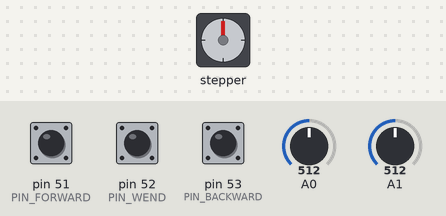
The sketch below on a simulated Arduino Mega 2560, built with avr-gcc and run on an emulated ATmega2560. Shown: stepper motor. Wiring (inferred from the names in the program): stepper motor driver (200 steps per turn assumed): step A3; direction A5. The test bench sets the inputs (shaded band); at power-on: pin 51 (PIN_FORWARD) HIGH, pin 52 (PIN_WEND) HIGH, pin 53 (PIN_BACKWARD) HIGH, A0 = 512, A1 = 512. What the sketch prints to the serial monitor is not drawn.

Above: at 1.2 s.
1.3 s: pin 51 (PIN_FORWARD) pulled LOW for 1 s
At 3.0 s:
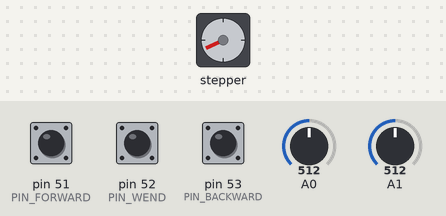
3.8 s: pin 51 (PIN_FORWARD) pulled LOW for 0.15 s
At 4.8 s:
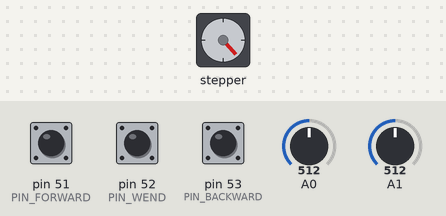
5.4 s: pin 52 (PIN_WEND) pulled LOW for 0.15 s
At 6.1 s:
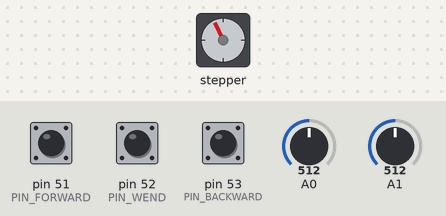
7.0 s: pin 52 (PIN_WEND) pulled LOW for 0.15 s
At 8.3 s:
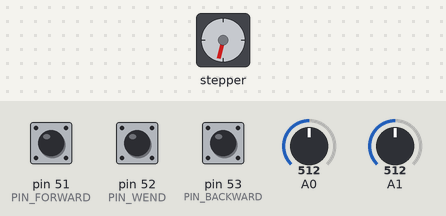
8.6 s: pin 51 (PIN_FORWARD) pulled LOW for 0.15 s
At 9.7 s:
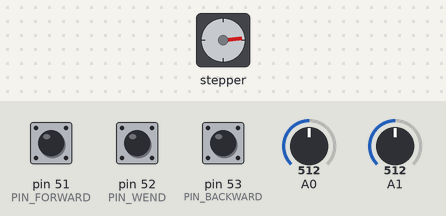
Timing chart, 0 to 11.2 s (numbered marks = the images above; inputs shaded):
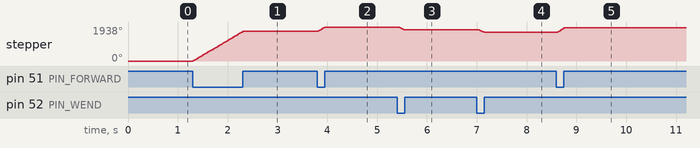

Measured:
- after the input at 1.3 s, stepper: turns 1684° clockwise in 1.0 s, starting at once
- after the input at 3.8 s, stepper: turns 254° clockwise in 0.15 s, starting at once
- after the input at 5.4 s, stepper: turns 164° counter-clockwise in 0.14 s, starting at once
- after the input at 7.0 s, stepper: turns 140° counter-clockwise in 0.12 s, starting at once
- after the input at 8.6 s, stepper: turns 250° clockwise in 0.15 s, starting at once

The sketch:

wender2.ino
```cpp
#define ANALOG_PIN_AMPLITUDE 0
#define ANALOG_PIN_SPEED 1
#define PIN_WEND 52
#define PIN_FORWARD 51
#define PIN_BACKWARD 53
#define PIN_PULSE A3
#define PIN_DIR A5
#define ADC_CYCLES_PER_CHANNEL 1000
#define PULSE_WIDTH_TIMER_PRELOAD 65200

long delayMicros = 1000;
long currentMicros = 0;
long previousMicros = 0;

//массив значений Preload для таймера при проходе вблизи края
//первые 50 шагов - примерно 2мм хода - торможение, потом реверс на 50м шаге, ещё 50 шагов разгон, потом 150 шагов компенсация. среднее значение элементов массива - 1000, т.е. средняя скорость перемещения сохраняется
unsigned int edgeMap[250] = {1000,1000,1000,1000,1000,1001,1001,1002,1003,1004,1005,1006,1007,1008,1010,1012,1014,1016,1018,1020,1023,1026,1029,1033,1037,1041,1046,1051,1056,1063,1070,1077,1086,1096,1107,1120,1134,1151,1171,1195,1223,1258,1302,1358,1433,1539,1697,1962,2492,4083,5000,4083,2492,1962,1697,1539,1433,1358,1302,1258,1223,1195,1171,1151,1134,1120,1107,1096,1086,1077,1070,1063,1056,1051,1046,1041,1037,1033,1029,1026,1023,1020,1018,1016,1014,1012,1010,1008,1007,1006,1005,1004,1003,1002,1001,1001,1000,1000,1000,1000,1000,995,990,985,980,974,969,964,959,954,949,943,938,933,928,923,918,913,908,904,899,894,889,885,880,876,871,867,862,858,854,849,845,841,837,833,829,826,822,818,815,811,808,805,801,798,795,792,789,787,784,781,779,777,774,772,770,768,766,764,763,761,760,758,757,756,755,754,753,752,752,751,751,751,751,750,751,751,751,751,752,752,753,754,755,756,757,758,760,761,763,764,766,768,770,772,774,777,779,781,784,787,789,792,795,798,801,805,808,811,815,818,822,826,829,833,837,841,845,849,854,858,862,867,871,876,880,885,889,894,899,904,908,913,918,923,928,933,938,943,949,954,959,964,969,974,980,985,990,995};

volatile int mapIndex = 0;
volatile int wendIndex = 0;
volatile boolean onEdge = true;
volatile unsigned int preload = 0;
volatile unsigned int wendNumber = 0;

volatile unsigned long MAX_ULONG =  0UL - 1UL;
volatile unsigned long adcBuffer = 0;
volatile unsigned long adcReading = MAX_ULONG;
volatile int bufferIndex = 0;
volatile byte channelIndex = 0;
volatile byte channelReading = 0;

volatile boolean doWend = false;


ISR(TIMER1_OVF_vect)
{
  if (doWend) {
      digitalWrite(PIN_PULSE, false);
      TCNT1 = 1;
      if (onEdge) {
        mapIndex++;
      } else {
        wendIndex++;
      }

      if (wendIndex >= wendNumber) {
        wendIndex = 0;
        onEdge = true;
      }

      if (mapIndex >= 250) {
        mapIndex = 0;
        onEdge = false;
      }
      if (mapIndex == 50 ) {
        digitalWrite(PIN_DIR, !digitalRead(PIN_DIR));
      }
    }
}

ISR(TIMER3_COMPA_vect)
{
  if (doWend) {
    digitalWrite(PIN_PULSE, true);
    TCNT1 = PULSE_WIDTH_TIMER_PRELOAD;
    OCR3A = TCNT3 + preload +  edgeMap[mapIndex];
  }
}


ISR(ADC_vect)
{
  if (bufferIndex > 3) adcBuffer += (ADCL | ADCH<<8);  // read 10 bit value from ADC
  bufferIndex++;
  if (bufferIndex == ADC_CYCLES_PER_CHANNEL) {
    channelReading = channelIndex;
    adcReading = adcBuffer;
    adcBuffer = 0;
    channelIndex++;
    if (channelIndex >=2) channelIndex = 0; //считываем только два первых канала
    ADMUX = (channelIndex & 0x07) | 0xC0; //3 channel bits, add REFS1 and REFS0 bits, other is 0 - опорное напряжение АЦП 2.56В
    bufferIndex = 0;
  }
}


void setup() {
  pinMode(PIN_PULSE,OUTPUT);
  pinMode(PIN_DIR,OUTPUT);

  pinMode(PIN_WEND,INPUT_PULLUP);
  pinMode(PIN_FORWARD,INPUT_PULLUP);
  pinMode(PIN_BACKWARD,INPUT_PULLUP);


  noInterrupts();           // disable all interrupts
  //использую АЦП во free running mode, чтобы постоянно считывать положение регулировочных резисторов,
  //усреднять значения и не тратить время основного цикла на это
  ADCSRA = 0;             // clear ADCSRA register
  ADCSRB = 0;             // clear ADCSRB register
  ADMUX = 0;
  ADMUX |= (1 << REFS1);  // set reference voltage 2.56V
  ADMUX |= (1 << REFS0);  //

  ADCSRA |= (1 << ADPS2) | (1 << ADPS0);    // 32 prescaler for 38.5 KHz

  ADCSRA |= (1 << ADATE); // enable auto trigger
  ADCSRA |= (1 << ADIE);  // enable interrupts when measurement complete, free running mode
  ADCSRA |= (1 << ADEN);  // enable ADC
  ADCSRA |= (1 << ADSC);  // start ADC measurements

  TCCR1A = 0;
  TCCR1B = 0;

  TCNT1 = 1;
  TCCR1B |= (1 << CS11);    // 8 prescaler
  TIMSK1 |= (1 << TOIE1);   // enable timer overflow interrupt

  TCCR3A = 0;
  TCCR3B = 0;
  TCNT3 = 0;
  OCR3A = 0;

  TCCR3B |= (0 << WGM12);
  TCCR3B |= (1 << CS11);    // 8 prescaler

  TIMSK3 |= (1 << OCIE3A);
  interrupts();

  Serial.begin(115200);
}

void loop() {

  if (adcReading != MAX_ULONG) {
    //Serial.println ("ADC" + String(channelReading) + ": " + String(adcReading));
    if (channelReading == ANALOG_PIN_AMPLITUDE) {
      wendNumber = 1 + adcReading/ADC_CYCLES_PER_CHANNEL*3; // задаём количество шагов от края до края БЕЗ учёта торможения и разгона, т.е. реальное кол-во шагов будет больше 150 (разгон) + 50 (торможение) больше
    } else if (channelReading == ANALOG_PIN_SPEED) {
      preload = 4100 - adcReading/ADC_CYCLES_PER_CHANNEL*4; //дополнительное значение для таймера, чтобы иметь возможность линейно снижать скорость перемещения
    }
    adcReading = MAX_ULONG;
  }

  if (millis() % 100 ==0 ) {
    Serial.print("Preload: ");
    Serial.println(preload);
    Serial.print("wendNumber: ");
    Serial.println(wendNumber);
  }


  if (!digitalRead(PIN_WEND)) {
    doWend = true;
  } else {
    doWend = false;
    digitalWrite(PIN_DIR, false);
    mapIndex = 50;
    wendIndex = 0;
    onEdge = true;
    delayMicros = 1000;
    if (!digitalRead(PIN_FORWARD)) {
      digitalWrite(PIN_DIR, HIGH);
      doStep();
    } else if (!digitalRead(PIN_BACKWARD)) {
      digitalWrite(PIN_DIR, LOW);
      doStep();
    }
  }

}

void doStep() {

  currentMicros = micros();
  if(currentMicros - previousMicros >= delayMicros) {
    previousMicros = currentMicros;
    digitalWrite(PIN_PULSE,HIGH);
    delayMicroseconds(50);
    digitalWrite(PIN_PULSE,LOW);
  }
}
```
